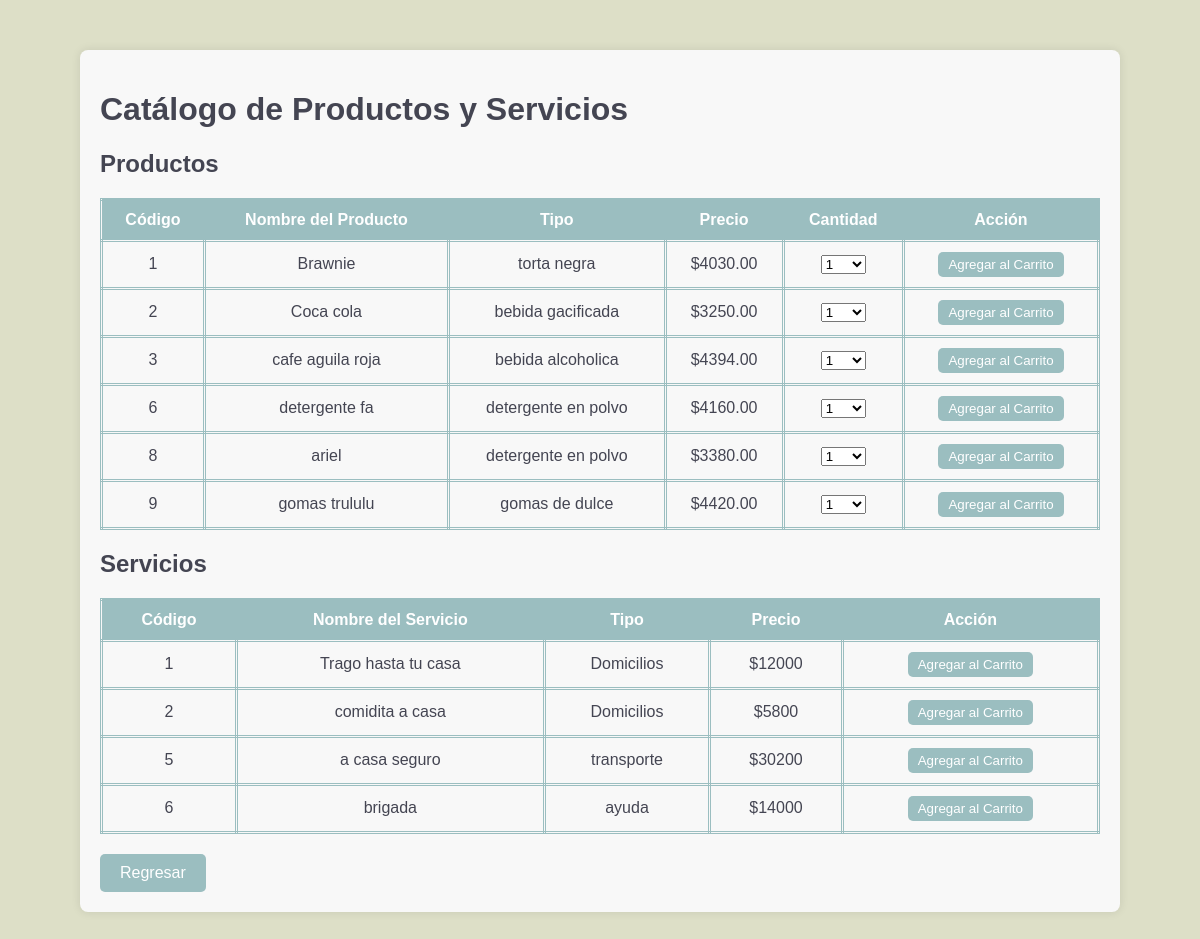
/catalogo.php, run on the app's committed database.
### tables this page shows
CREATE TABLE `inventario` (
  `Codigoproducto` int(11) NOT NULL,
  `Cantidad_producto` int(50) NOT NULL,
  `Precio` int(100) NOT NULL,
  `Entrada` int(50) NOT NULL,
  `Salida` int(50) NOT NULL,
  `existencias_total` int(255) NOT NULL,
  `Stock_minimo` int(50) NOT NULL,
  `Stock_maximo` int(50) NOT NULL,
  `precio_venta` decimal(10,2) NOT NULL,
  `ganancia` int(100) NOT NULL
);

CREATE TABLE `producto` (
  `Codigoproducto` int(11) NOT NULL,
  `Nombre_producto` varchar(150) NOT NULL,
  `Fabricante` varchar(100) NOT NULL,
  `Tipo_producto` varchar(100) NOT NULL,
  `Especificaciones` text NOT NULL
);

CREATE TABLE `servicios` (
  `Codigo` int(11) NOT NULL,
  `Nombre_servicio` varchar(150) NOT NULL,
  `Tipo_servicio` varchar(150) NOT NULL,
  `Precio_venta` int(50) NOT NULL,
  `Id_usuario` int(11) DEFAULT NULL,
  `Estado` varchar(50) NOT NULL
);

### catalogo.php (the view, shortened to what this page needs)
<?php
include('conexion.php');
?>
<!DOCTYPE html>
<html>
<head>
</head>
<body>
    <div class="catalogo-container">
        <h1>Catálogo de Productos y Servicios</h1>
        <h2>Productos</h2>
        <table class="catalogo-table">
            <thead>
                <tr>
                    <th>Código</th>
                    <th>Nombre del Producto</th>
                    <th>Tipo</th>
                    <th>Precio</th>
                    <th>Cantidad</th>
                    <th>Acción</th>
                </tr>
            </thead>
            <tbody>
                <?php
                $consulta_productos = "SELECT p.Codigoproducto, p.Nombre_producto, p.Tipo_producto, i.precio_venta
                                       FROM producto p
                                       JOIN inventario i ON p.Codigoproducto = i.Codigoproducto";
                $result_productos = $conex->query($consulta_productos);
                while ($row = $result_productos->fetch_assoc()) {
                    ?>
                    <tr>
                        <td><?= htmlspecialchars($row['Codigoproducto']) ?></td>
                        <td><?= htmlspecialchars($row['Nombre_producto']) ?></td>
                        <td><?= htmlspecialchars($row['Tipo_producto']) ?></td>
                        <td>$<?= htmlspecialchars($row['precio_venta']) ?></td>
                        <td>
                            <form method="POST">
                                <select name="cantidad" required>
                                    <?php for ($i = 1; $i <= 100; $i++): ?>
                                        <option value="<?= $i ?>"><?= $i ?></option>
                                    <?php endfor; ?>
                                </select>
                        </td>
                        <td>
                                <button type="submit" name="agregar_carrito">Agregar al Carrito</button>
                        </td>
                    </tr>
                    <?php
                }
                ?>
            </tbody>
        </table>
        <h2>Servicios</h2>
        <table class="catalogo-table">
            <thead>
                <tr>
                    <th>Código</th>
                    <th>Nombre del Servicio</th>
                    <th>Tipo</th>
                    <th>Precio</th>
                    <th>Acción</th>
                </tr>
            </thead>
            <tbody>
                <?php
                $consulta_servicios = "SELECT Codigo, Nombre_servicio, Tipo_servicio, Precio_venta FROM servicios";
                $result_servicios = $conex->query($consulta_servicios);
                while ($row = $result_servicios->fetch_assoc()) {
                    ?>
                    <tr>
                        <td><?= htmlspecialchars($row['Codigo']) ?></td>
                        <td><?= htmlspecialchars($row['Nombre_servicio']) ?></td>
                        <td><?= htmlspecialchars($row['Tipo_servicio']) ?></td>
                        <td>$<?= htmlspecialchars($row['Precio_venta']) ?></td>
                        <td>
                            <form method="POST">
                                <button type="submit" name="agregar_carrito">Agregar al Carrito</button>
                            </form>
                        </td>
                    </tr>
                    <?php
                }
                ?>
            </tbody>
        </table>
        <a class="regresar" href="user.php">Regresar</a>
    </div>
</body>
</html>

### catalogo.php (style rules this page uses)
body { font-family: Arial, sans-serif; background-color: #dddfc7; color: #444552; }
.catalogo-container { max-width: 1000px; margin: 50px auto; padding: 20px; background: #f8f8f8; border-radius: 8px; box-shadow: 0 0 10px rgba(0, 0, 0, 0.1); }
.catalogo-table { width: 100%; border-collapse: collapse; }
.catalogo-table th, .catalogo-table td { padding: 10px; text-align: center; border: 3px double #9bbec0; }
.catalogo-table th { background-color: #9bbec0; color: white; }
.catalogo-table td form { display: inline; }
.catalogo-table td button { padding: 5px 10px; background-color: #9bbec0; color: white; border: none; border-radius: 5px; cursor: pointer; }
.regresar { display: inline-block; padding: 10px 20px; margin-top: 20px; background-color: #9bbec0; color: white; text-decoration: none; border-radius: 5px; transition: background-color 0.3s ease; }

### data on the page
inventario: Codigoproducto.Codigoproducto "1", Codigoproducto.Nombre_producto "Brawnie", Codigoproducto.Tipo_producto "torta negra", precio_venta "4030.00"
inventario: Codigoproducto.Codigoproducto "2", Codigoproducto.Nombre_producto "Coca cola", Codigoproducto.Tipo_producto "bebida gacificada", precio_venta "3250.00"
inventario: Codigoproducto.Codigoproducto "3", Codigoproducto.Nombre_producto "cafe aguila roja", Codigoproducto.Tipo_producto "bebida alcoholica", precio_venta "4394.00"
inventario: Codigoproducto.Codigoproducto "6", Codigoproducto.Nombre_producto "detergente fa", Codigoproducto.Tipo_producto "detergente en polvo", precio_venta "4160.00"
inventario: Codigoproducto.Codigoproducto "8", Codigoproducto.Nombre_producto "ariel", Codigoproducto.Tipo_producto "detergente en polvo", precio_venta "3380.00"
inventario: Codigoproducto.Codigoproducto "9", Codigoproducto.Nombre_producto "gomas trululu", Codigoproducto.Tipo_producto "gomas de dulce", precio_venta "4420.00"
servicios: Codigo "1", Nombre_servicio "Trago hasta tu casa", Tipo_servicio "Domicilios", Precio_venta "12000"
servicios: Codigo "2", Nombre_servicio "comidita a casa", Tipo_servicio "Domicilios", Precio_venta "5800"
servicios: Codigo "5", Nombre_servicio "a casa seguro", Tipo_servicio "transporte", Precio_venta "30200"
servicios: Codigo "6", Nombre_servicio "brigada", Tipo_servicio "ayuda", Precio_venta "14000"

### other printed values
form field cantidad "1"
